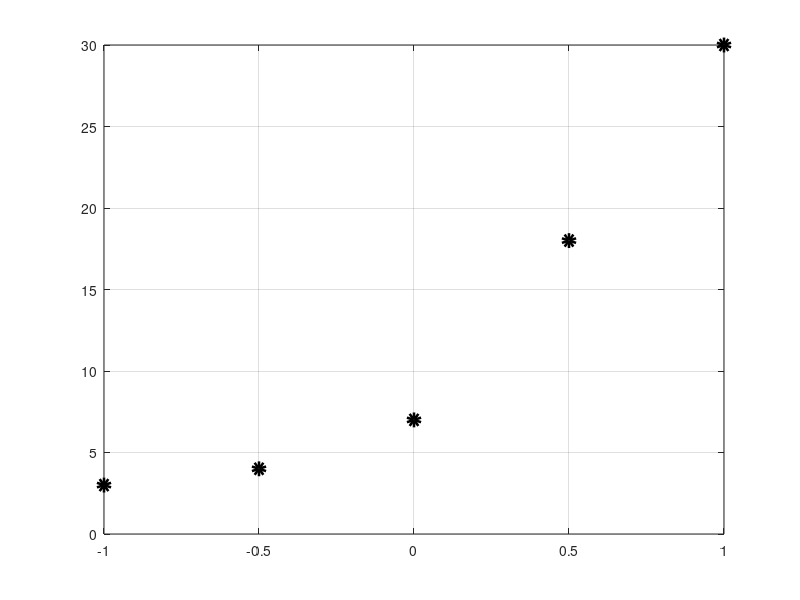
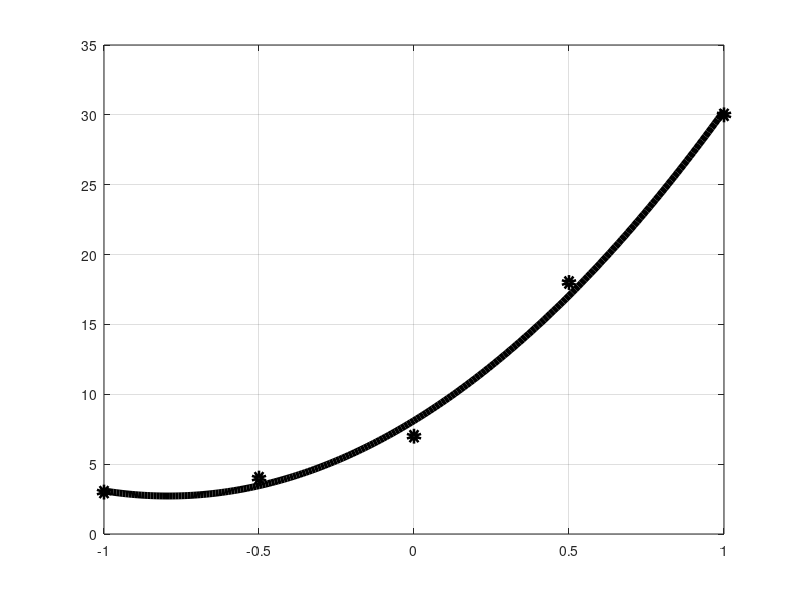

These charts were generated, in order, by the following MATLAB code:
% Vstupni data
x = [-1, -0.5, 0, 0.5, 1]           % polohy merenych bodu
y = [3, 4, 7, 18, 30]               % merene hodnoty v bodech

plot(x, y, 'ok', 'LineWidth',5)
grid on
print -dpng kvadraticka_funkce_body.png


A = [ sum(length(x)), sum(x),       sum(x.*x),
      sum(x),         sum(x.*x),    sum(x.*x.*x),
      sum(x.*x),      sum(x.*x.*x), sum(x.*x.*x.*x)]

b = [ sum(y), sum(y.*x), sum(y.*x.*x) ]

A_alt = fliplr(vander(x,3))' * fliplr(vander(x,3))
b_alt = fliplr(vander(x,3))' * y'

koef = A \b'
kvadraticka_funkce = @(x) koef(1) + koef(2)*x + koef(3)*x.*x

x_p = [x(1) : 0.01 : x(end)];


hold on
plot(x, y, 'ok')
plot(x_p, kvadraticka_funkce(x_p), 'k', 'LineWidth',5)
grid on
print -dpng kvadraticka_funkce.png
